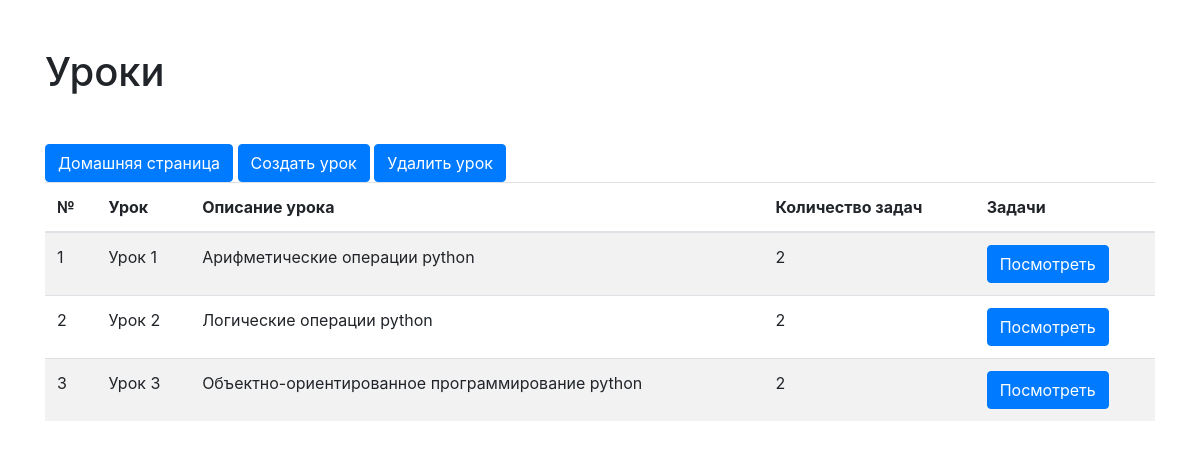
The page / on the database its author committed.
### kurs/app.py (models this page shows, shortened)
class Lesson(db.Model):
	id = db.Column(db.Integer, primary_key=True)
	name = db.Column(db.String(100))
	description = db.Column(db.Text)
	tasks = db.relationship('Task', backref='lesson', lazy='dynamic')

### kurs/app.py (the view)
@app.route('/')
def index():
	lessons = Lesson.query.all()
	task_count = len(Task.query.all())
	return render_template('index.html', lessons=lessons, task_count=task_count)

### kurs/templates/index.html (shortened to what this page needs)
<!DOCTYPE html>
<html>
<head>
    <link rel="stylesheet" href="https://stackpath.bootstrapcdn.com/bootstrap/4.5.2/css/bootstrap.min.css">
</head>
<body>
<div class="container">
    <h1 class="my-5">Уроки</h1>
    <a href="{{ url_for('home') }}" class="btn btn-primary">Домашняя страница</a>
    <a href="{{ url_for('new_lesson') }}" class="btn btn-primary">Создать урок</a>
    <a href="{{ url_for('delete_lesson') }}" class="btn btn-primary">Удалить урок</a>
    <table class="table table-striped">
        <thead>
        <tr>
            <th>№</th>
            <th>Урок</th>
            <th>Описание урока</th>
            <th>Количество задач</th>
            <th>Задачи</th>
        </tr>
        </thead>
        <tbody>
        {% for lesson in lessons %}
        <tr>
            <td>{{ lesson.id }}</td>
            <td>{{ lesson.name }}</td>
            <td>{{ lesson.description }}</td>
            <td>{{ task_count }}</td>
            <td>
                <a href="{{ url_for('lesson', lesson_id=lesson.id) }}" class="btn btn-primary">Посмотреть</a>
            </td>
        </tr>
        {% endfor %}
        </tbody>
    </table>
</div>
</body>
</html>

### rows shown on the page
Lesson: id "1", name "Урок 1", description "Арифметические операции python", task_count "2"
Lesson: id "2", name "Урок 2", description "Логические операции python"
Lesson: id "3", name "Урок 3", description "Объектно-ориентированное программирование python", task_count "2"
